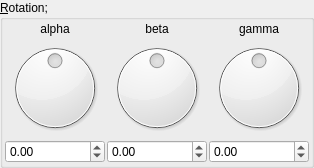
    <widget class="QGroupBox" name="groupBox_2">
     <property name="title">
      <string>&amp;Rotation; </string>
     </property>
     <property name="checkable">
      <bool>false</bool>
     </property>
     <layout class="QVBoxLayout" name="verticalLayout_8" stretch="0">
      <property name="spacing">
       <number>2</number>
      </property>
      <property name="leftMargin">
       <number>2</number>
      </property>
      <property name="topMargin">
       <number>2</number>
      </property>
      <property name="rightMargin">
       <number>2</number>
      </property>
      <property name="bottomMargin">
       <number>2</number>
      </property>
      <item>
       <layout class="QGridLayout" name="gridLayout_10">
        <property name="spacing">
         <number>2</number>
        </property>
        <item row="1" column="2">
         <widget class="QLabel" name="label_36">
          <property name="text">
           <string>gamma</string>
          </property>
          <property name="alignment">
           <set>Qt::AlignCenter</set>
          </property>
         </widget>
        </item>
        <item row="1" column="1">
         <widget class="QLabel" name="label_34">
          <property name="text">
           <string>beta</string>
          </property>
          <property name="alignment">
           <set>Qt::AlignCenter</set>
          </property>
         </widget>
        </item>
        <item row="1" column="0">
         <widget class="QLabel" name="label_35">
          <property name="text">
           <string>alpha</string>
          </property>
          <property name="alignment">
           <set>Qt::AlignCenter</set>
          </property>
         </widget>
        </item>
        <item row="2" column="1">
         <widget class="QDial" name="dial3_transf_rotation_y">
          <property name="minimum">
           <number>-18000</number>
          </property>
          <property name="maximum">
           <number>18000</number>
          </property>
          <property name="wrapping">
           <bool>true</bool>
          </property>
         </widget>
        </item>
        <item row="2" column="2">
         <widget class="QDial" name="dial3_transf_rotation_z">
          <property name="minimum">
           <number>-18000</number>
          </property>
          <property name="maximum">
           <number>18000</number>
          </property>
          <property name="wrapping">
           <bool>true</bool>
          </property>
         </widget>
        </item>
        <item row="3" column="0">
         <widget class="MyDoubleSpinBox" name="spinboxd3_transf_rotation_x">
          <property name="sizePolicy">
           <sizepolicy hsizetype="Minimum" vsizetype="Maximum">
            <horstretch>0</horstretch>
            <verstretch>0</verstretch>
           </sizepolicy>
          </property>
          <property name="prefix">
           <string/>
          </property>
          <property name="suffix">
           <string/>
          </property>
          <property name="decimals">
           <number>2</number>
          </property>
          <property name="minimum">
           <double>-180.000000000000000</double>
          </property>
          <property name="maximum">
           <double>180.000000000000000</double>
          </property>
          <property name="singleStep">
           <double>1.000000000000000</double>
          </property>
         </widget>
        </item>
        <item row="2" column="0">
         <widget class="QDial" name="dial3_transf_rotation_x">
          <property name="minimum">
           <number>-18000</number>
          </property>
          <property name="maximum">
           <number>18000</number>
          </property>
          <property name="wrapping">
           <bool>true</bool>
          </property>
         </widget>
        </item>
        <item row="3" column="2">
         <widget class="MyDoubleSpinBox" name="spinboxd3_transf_rotation_z">
          <property name="sizePolicy">
           <sizepolicy hsizetype="Minimum" vsizetype="Maximum">
            <horstretch>0</horstretch>
            <verstretch>0</verstretch>
           </sizepolicy>
          </property>
          <property name="prefix">
           <string/>
          </property>
          <property name="suffix">
           <string/>
          </property>
          <property name="decimals">
           <number>2</number>
          </property>
          <property name="minimum">
           <double>-180.000000000000000</double>
          </property>
          <property name="maximum">
           <double>180.000000000000000</double>
          </property>
          <property name="singleStep">
           <double>1.000000000000000</double>
          </property>
         </widget>
        </item>
        <item row="3" column="1">
         <widget class="MyDoubleSpinBox" name="spinboxd3_transf_rotation_y">
          <property name="sizePolicy">
           <sizepolicy hsizetype="Minimum" vsizetype="Maximum">
            <horstretch>0</horstretch>
            <verstretch>0</verstretch>
           </sizepolicy>
          </property>
          <property name="prefix">
           <string/>
          </property>
          <property name="suffix">
           <string/>
          </property>
          <property name="decimals">
           <number>2</number>
          </property>
          <property name="minimum">
           <double>-180.000000000000000</double>
          </property>
          <property name="maximum">
           <double>180.000000000000000</double>
          </property>
          <property name="singleStep">
           <double>1.000000000000000</double>
          </property>
         </widget>
        </item>
       </layout>
      </item>
     </layout>
    </widget>
